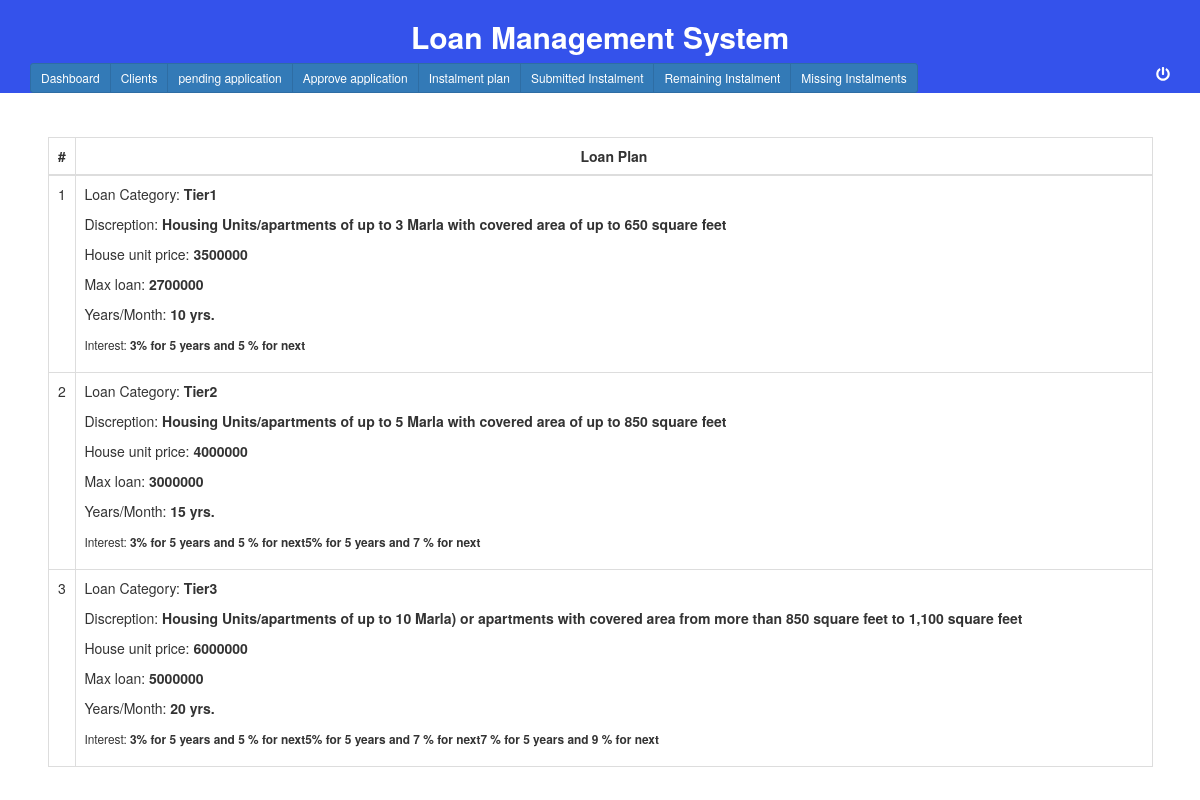
The app's page /officer/instalmentplan.php with its own data.
### tables this page shows
CREATE TABLE `loan_tenor` (
  `tenor_id` int(11) NOT NULL,
  `month` int(11) NOT NULL
);

CREATE TABLE `loan_type` (
  `id` int(11) NOT NULL,
  `loan_type_name` varchar(50) NOT NULL,
  `discreption` varchar(200) NOT NULL,
  `price` int(11) NOT NULL COMMENT 'upto',
  `loan_size` bigint(20) NOT NULL
);

### officer/instalmentplan.php (the view, shortened to what this page needs)
<?php
require_once "header.php";
?>
<html>
<body >
<div class='container '>
<div class="col-md-">
				<div class="card bg-dark">
					<div class="card-body bg-dark">
						<table class="table table-bordered table-hover ">
							<thead>
								<tr>
									<th class="text-center">#</th>
									<th class="text-center ">Loan Plan</th>
								</tr>
							</thead>
							<tbody>
								<?php
								$i = 1;
								$query="SELECT * FROM loan_tenor inner join loan_type on loan_tenor.tenor_id=loan_type.id ";
								 $result= mysqli_query($link,$query);
								while($row=mysqli_fetch_assoc($result)){
									$type=$row['loan_type_name'];
									$descp=$row['discreption'];
									$price=$row['price'];
									$amount=$row['loan_size'];
									$months = $row['month'];
									$months = $months / 12;
									if($months < 1){
										$months = $row['month']. " month";
									}else{
										$m = explode(".", $months);
										$months = $m[0] . " yrs.";
									}
								?>
								<tr>
									<td class="text-center"><?php echo $i++ ?></td>
									<td class="">
									<p>Loan Category: <b><?php echo $type ?></b></p>
									<p>Discreption: <b><?php echo $descp ?></b></p>
									<p>House unit price: <b><?php echo $price ?></b></p>
									<p>Max loan: <b><?php echo $amount ?></b></p
										 <p>Years/Month: <b><?php echo $months ?></b></p>
										 <p><small>Interest: <b><?php if($months>0){
												 echo'3% for 5 years and 5 % for next';
									}
										 if($months>120){
										 echo'5% for 5 years and 7 % for next';
									}
										 if($months>180){
											echo'7 % for 5 years and 9 % for next';
									}
									"%" ?></b>
									</td>
								</tr>
								<?php } ?>
							</tbody>
						</table>
					</div>
				</div>
			</div>
			</div>
</body>
</html>

### officer/header.php (shortened to what this page needs)
<!DOCTYPE html>
<html lang="en">
<head>
   <link type="text/css" rel="stylesheet" href="../bootstrap/css/bootstrap.css">
   <link rel="stylesheet" type="text/css" href="../style.css">
</head>
<body>
	<div class="container-fluid" id="header-div">
	<div class="container">
		<h2>Loan Management System </h2>
		 <a href="../logout.php" style="color:white;float:right" ><?php echo $_SESSION['officer'] ?><i class="  fa fa-power-off"></i></a>
		<div class="btn-group btn-group-sm">
		<a href="officerpanel.php" class="btn btn-primary" role="button">Dashboard</a>
		 <a href="client.php" class="btn btn-primary" role="button">Clients</a>
		<a href="pendingapplication.php" class="btn btn-primary" role="button">pending application </a>
		<a href="approveapplication.php" class="btn btn-primary" role="button">Approve application </a>
		<a href="instalmentplan.php" class="btn btn-primary" role="button">Instalment plan</a>
		<a href="submittedinstalment.php" class="btn btn-primary" role="button">Submitted Instalment  </a>
		<a href="remaininginstalment.php" class="btn btn-primary" role="button">Remaining Instalment </a>
		<a href="missinginstalment.php" class="btn btn-primary" role="button">Missing Instalments</a>
		</div>
	</div>
	</div>

### style.css (style rules this page uses)
body { width: 100%; }
#header-div h2 { text-align: center; color: white; font-weight: bold; }
#header-div { background-color: #3452eb; }
.card { margin-bottom: 1.875em; border-radius: 5px; padding: 0; border: 0 solid transparent; -webkit-box-shadow: 0 0 20px rgba(0, 0, 0, .08); box-shadow: 0 0 20px rgba(0, 0, 0, .08) }
.card .card-body { float: left; padding: 1.25em; position: relative; width: 100% }
.card-body { padding: 15px }

### records on screen
loan_tenor: loan_type.loan_type_name "Tier1", loan_type.discreption "Housing Units/apartments of up to 3 Marla with covered area of up to 650 square feet", loan_type.price "3500000", loan_type.loan_size "2700000", months "10 yrs."
loan_tenor: loan_type.loan_type_name "Tier2", loan_type.discreption "Housing Units/apartments of up to 5 Marla with covered area of up to 850 square feet", loan_type.price "4000000", loan_type.loan_size "3000000", months "15 yrs.", shows "5% for 5 years and 7 % for next"
loan_tenor: loan_type.loan_type_name "Tier3", loan_type.discreption "Housing Units/apartments of up to 10 Marla) or apartments with covered area from more than 850 square feet to 1,100 square feet", loan_type.price "6000000", loan_type.loan_size "5000000", months "20 yrs.", shows "5% for 5 years and 7 % for next", shows "7 % for 5 years and 9 % for next"
